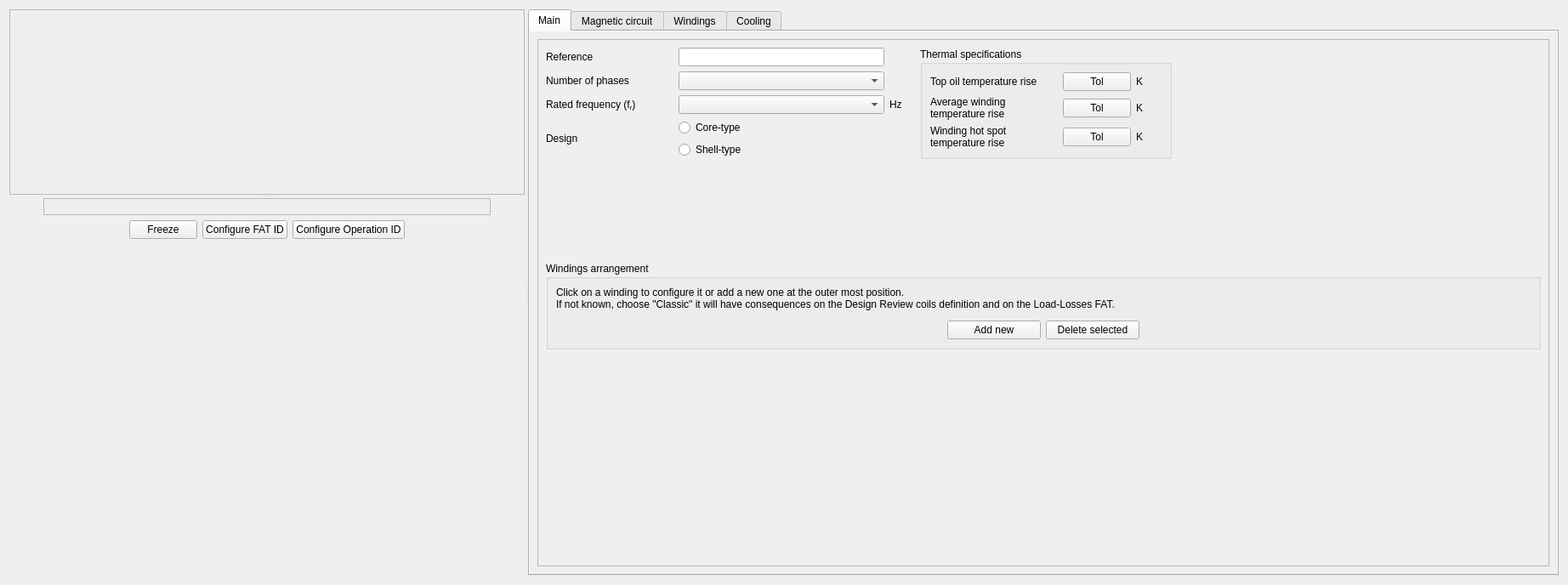
<?xml version="1.0" encoding="UTF-8"?>
<ui version="4.0">
 <class>Form</class>
 <widget class="QWidget" name="Form">
  <property name="geometry">
   <rect>
    <x>0</x>
    <y>0</y>
    <width>1844</width>
    <height>688</height>
   </rect>
  </property>
  <property name="windowTitle">
   <string>Form</string>
  </property>
  <layout class="QVBoxLayout" name="verticalLayout_13">
   <item>
    <widget class="QSplitter" name="ui_splitter_main">
     <property name="orientation">
      <enum>Qt::Horizontal</enum>
     </property>
     <widget class="QSplitter" name="ui_splitter_tfo">
      <property name="orientation">
       <enum>Qt::Vertical</enum>
      </property>
      <widget class="QFrame" name="ui_frame_displayTfo">
       <property name="sizePolicy">
        <sizepolicy hsizetype="Preferred" vsizetype="Expanding">
         <horstretch>0</horstretch>
         <verstretch>0</verstretch>
        </sizepolicy>
       </property>
       <property name="frameShape">
        <enum>QFrame::StyledPanel</enum>
       </property>
       <property name="frameShadow">
        <enum>QFrame::Raised</enum>
       </property>
      </widget>
      <widget class="QWidget" name="layoutWidget">
       <layout class="QVBoxLayout" name="verticalLayout_6">
        <item>
         <layout class="QHBoxLayout" name="horizontalLayout_5">
          <item>
           <spacer name="horizontalSpacer_4">
            <property name="orientation">
             <enum>Qt::Horizontal</enum>
            </property>
            <property name="sizeType">
             <enum>QSizePolicy::Minimum</enum>
            </property>
            <property name="sizeHint" stdset="0">
             <size>
              <width>40</width>
              <height>20</height>
             </size>
            </property>
           </spacer>
          </item>
          <item>
           <widget class="QFrame" name="ui_frame_lgdTfo">
            <property name="sizePolicy">
             <sizepolicy hsizetype="Minimum" vsizetype="Minimum">
              <horstretch>0</horstretch>
              <verstretch>0</verstretch>
             </sizepolicy>
            </property>
            <property name="frameShape">
             <enum>QFrame::StyledPanel</enum>
            </property>
            <property name="frameShadow">
             <enum>QFrame::Raised</enum>
            </property>
           </widget>
          </item>
          <item>
           <spacer name="horizontalSpacer_5">
            <property name="orientation">
             <enum>Qt::Horizontal</enum>
            </property>
            <property name="sizeType">
             <enum>QSizePolicy::Minimum</enum>
            </property>
            <property name="sizeHint" stdset="0">
             <size>
              <width>40</width>
              <height>20</height>
             </size>
            </property>
           </spacer>
          </item>
         </layout>
        </item>
        <item>
         <layout class="QHBoxLayout" name="horizontalLayout_14">
          <item>
           <spacer name="horizontalSpacer_15">
            <property name="orientation">
             <enum>Qt::Horizontal</enum>
            </property>
            <property name="sizeHint" stdset="0">
             <size>
              <width>40</width>
              <height>20</height>
             </size>
            </property>
           </spacer>
          </item>
          <item>
           <widget class="QPushButton" name="ui_btn_freeze">
            <property name="text">
             <string>Freeze</string>
            </property>
            <property name="iconSize">
             <size>
              <width>40</width>
              <height>40</height>
             </size>
            </property>
           </widget>
          </item>
          <item>
           <widget class="QPushButton" name="ui_btn_fat_id">
            <property name="text">
             <string>Configure FAT ID</string>
            </property>
            <property name="iconSize">
             <size>
              <width>40</width>
              <height>40</height>
             </size>
            </property>
           </widget>
          </item>
          <item>
           <widget class="QPushButton" name="ui_btn_ope_id">
            <property name="text">
             <string>Configure Operation ID</string>
            </property>
            <property name="iconSize">
             <size>
              <width>40</width>
              <height>40</height>
             </size>
            </property>
           </widget>
          </item>
          <item>
           <spacer name="horizontalSpacer_16">
            <property name="orientation">
             <enum>Qt::Horizontal</enum>
            </property>
            <property name="sizeHint" stdset="0">
             <size>
              <width>40</width>
              <height>20</height>
             </size>
            </property>
           </spacer>
          </item>
         </layout>
        </item>
        <item>
         <spacer name="verticalSpacer_4">
          <property name="orientation">
           <enum>Qt::Vertical</enum>
          </property>
          <property name="sizeHint" stdset="0">
           <size>
            <width>93</width>
            <height>13</height>
           </size>
          </property>
         </spacer>
        </item>
       </layout>
      </widget>
     </widget>
     <widget class="QTabWidget" name="ui_tabWidget">
      <property name="autoFillBackground">
       <bool>true</bool>
      </property>
      <property name="currentIndex">
       <number>0</number>
      </property>
      <widget class="QWidget" name="ui_wdg_main">
       <property name="autoFillBackground">
        <bool>true</bool>
       </property>
       <attribute name="title">
        <string>Main</string>
       </attribute>
       <layout class="QVBoxLayout" name="verticalLayout_10">
        <item>
         <widget class="QScrollArea" name="scrollArea">
          <property name="autoFillBackground">
           <bool>true</bool>
          </property>
          <property name="widgetResizable">
           <bool>true</bool>
          </property>
          <widget class="QWidget" name="scrollAreaWidgetContents">
           <property name="geometry">
            <rect>
             <x>0</x>
             <y>0</y>
             <width>1195</width>
             <height>621</height>
            </rect>
           </property>
           <property name="autoFillBackground">
            <bool>true</bool>
           </property>
           <layout class="QVBoxLayout" name="verticalLayout_9">
            <item>
             <layout class="QHBoxLayout" name="horizontalLayout_2">
              <item>
               <layout class="QVBoxLayout" name="verticalLayout">
                <item>
                 <layout class="QGridLayout" name="gridLayout">
                  <item row="2" column="2">
                   <widget class="QLabel" name="label_7">
                    <property name="minimumSize">
                     <size>
                      <width>30</width>
                      <height>0</height>
                     </size>
                    </property>
                    <property name="text">
                     <string>Hz</string>
                    </property>
                   </widget>
                  </item>
                  <item row="1" column="0">
                   <widget class="QLabel" name="label_3">
                    <property name="text">
                     <string>Number of phases</string>
                    </property>
                   </widget>
                  </item>
                  <item row="0" column="1">
                   <widget class="QLineEdit" name="ui_le_reference"/>
                  </item>
                  <item row="0" column="0">
                   <widget class="QLabel" name="label_2">
                    <property name="minimumSize">
                     <size>
                      <width>150</width>
                      <height>0</height>
                     </size>
                    </property>
                    <property name="text">
                     <string>Reference</string>
                    </property>
                   </widget>
                  </item>
                  <item row="1" column="1">
                   <widget class="QComboBox" name="ui_cb_nbrePhases"/>
                  </item>
                  <item row="2" column="0">
                   <widget class="QLabel" name="label_5">
                    <property name="text">
                     <string>&lt;html&gt;&lt;head/&gt;&lt;body&gt;&lt;p&gt;Rated frequency (f&lt;span style=&quot; vertical-align:sub;&quot;&gt;r&lt;/span&gt;)&lt;/p&gt;&lt;/body&gt;&lt;/html&gt;</string>
                    </property>
                   </widget>
                  </item>
                  <item row="2" column="1">
                   <widget class="QComboBox" name="ui_cb_frequency"/>
                  </item>
                  <item row="3" column="1">
                   <widget class="QRadioButton" name="ui_rbut_core">
                    <property name="text">
                     <string>Core-type</string>
                    </property>
                   </widget>
                  </item>
                  <item row="4" column="1">
                   <widget class="QRadioButton" name="ui_rbut_shell">
                    <property name="text">
                     <string>Shell-type</string>
                    </property>
                   </widget>
                  </item>
                  <item row="3" column="0" rowspan="2">
                   <widget class="QLabel" name="label_9">
                    <property name="text">
                     <string>Design</string>
                    </property>
                   </widget>
                  </item>
                 </layout>
                </item>
                <item>
                 <spacer name="verticalSpacer_5">
                  <property name="orientation">
                   <enum>Qt::Vertical</enum>
                  </property>
                  <property name="sizeHint" stdset="0">
                   <size>
                    <width>20</width>
                    <height>40</height>
                   </size>
                  </property>
                 </spacer>
                </item>
               </layout>
              </item>
              <item>
               <layout class="QVBoxLayout" name="verticalLayout_7">
                <item>
                 <widget class="QGroupBox" name="ui_grpBox_guarantee">
                  <property name="sizePolicy">
                   <sizepolicy hsizetype="Preferred" vsizetype="Minimum">
                    <horstretch>0</horstretch>
                    <verstretch>0</verstretch>
                   </sizepolicy>
                  </property>
                  <property name="title">
                   <string>Thermal specifications</string>
                  </property>
                  <layout class="QGridLayout" name="gridLayout_3">
                   <item row="2" column="2">
                    <widget class="QLabel" name="label_21">
                     <property name="text">
                      <string>&lt;html&gt;&lt;head/&gt;&lt;body&gt;&lt;p&gt;K&lt;/p&gt;&lt;/body&gt;&lt;/html&gt;</string>
                     </property>
                    </widget>
                   </item>
                   <item row="2" column="0">
                    <widget class="QLabel" name="label_20">
                     <property name="text">
                      <string>Winding hot spot
temperature rise</string>
                     </property>
                    </widget>
                   </item>
                   <item row="0" column="2">
                    <widget class="QLabel" name="label_17">
                     <property name="minimumSize">
                      <size>
                       <width>30</width>
                       <height>0</height>
                      </size>
                     </property>
                     <property name="text">
                      <string>&lt;html&gt;&lt;head/&gt;&lt;body&gt;&lt;p&gt;K&lt;/p&gt;&lt;/body&gt;&lt;/html&gt;</string>
                     </property>
                    </widget>
                   </item>
                   <item row="1" column="2">
                    <widget class="QLabel" name="label_19">
                     <property name="text">
                      <string>&lt;html&gt;&lt;head/&gt;&lt;body&gt;&lt;p&gt;K&lt;/p&gt;&lt;/body&gt;&lt;/html&gt;</string>
                     </property>
                    </widget>
                   </item>
                   <item row="0" column="0">
                    <widget class="QLabel" name="label_16">
                     <property name="minimumSize">
                      <size>
                       <width>150</width>
                       <height>0</height>
                      </size>
                     </property>
                     <property name="text">
                      <string>Top oil temperature rise</string>
                     </property>
                    </widget>
                   </item>
                   <item row="1" column="0">
                    <widget class="QLabel" name="label_18">
                     <property name="text">
                      <string>Average winding
temperature rise</string>
                     </property>
                    </widget>
                   </item>
                   <item row="0" column="1">
                    <widget class="QPushButton" name="ui_btn_tolerance_topOilGTR">
                     <property name="text">
                      <string>Tol</string>
                     </property>
                    </widget>
                   </item>
                   <item row="1" column="1">
                    <widget class="QPushButton" name="ui_btn_tolerance_aveWindGTR">
                     <property name="text">
                      <string>Tol</string>
                     </property>
                    </widget>
                   </item>
                   <item row="2" column="1">
                    <widget class="QPushButton" name="ui_btn_tolerance_hsGTR">
                     <property name="text">
                      <string>Tol</string>
                     </property>
                    </widget>
                   </item>
                  </layout>
                 </widget>
                </item>
                <item>
                 <spacer name="verticalSpacer_6">
                  <property name="orientation">
                   <enum>Qt::Vertical</enum>
                  </property>
                  <property name="sizeHint" stdset="0">
                   <size>
                    <width>20</width>
                    <height>40</height>
                   </size>
                  </property>
                 </spacer>
                </item>
               </layout>
              </item>
              <item>
               <spacer name="horizontalSpacer">
                <property name="orientation">
                 <enum>Qt::Horizontal</enum>
                </property>
                <property name="sizeHint" stdset="0">
                 <size>
                  <width>40</width>
                  <height>20</height>
                 </size>
                </property>
               </spacer>
              </item>
             </layout>
            </item>
            <item>
             <widget class="QGroupBox" name="ui_grpBox_windArr">
              <property name="title">
               <string>Windings arrangement</string>
              </property>
              <layout class="QVBoxLayout" name="verticalLayout_2">
               <item>
                <widget class="QLabel" name="label_27">
                 <property name="text">
                  <string>Click on a winding to configure it or add a new one at the outer most position.
If not known, choose &quot;Classic&quot; it will have consequences on the Design Review coils definition and on the Load-Losses FAT.</string>
                 </property>
                </widget>
               </item>
               <item>
                <widget class="QWidget" name="ui_wdg_windArr" native="true"/>
               </item>
               <item>
                <layout class="QHBoxLayout" name="horizontalLayout_6">
                 <item>
                  <spacer name="horizontalSpacer_6">
                   <property name="orientation">
                    <enum>Qt::Horizontal</enum>
                   </property>
                   <property name="sizeType">
                    <enum>QSizePolicy::MinimumExpanding</enum>
                   </property>
                   <property name="sizeHint" stdset="0">
                    <size>
                     <width>40</width>
                     <height>20</height>
                    </size>
                   </property>
                  </spacer>
                 </item>
                 <item>
                  <widget class="QPushButton" name="ui_btn_add">
                   <property name="minimumSize">
                    <size>
                     <width>110</width>
                     <height>0</height>
                    </size>
                   </property>
                   <property name="text">
                    <string>Add new</string>
                   </property>
                  </widget>
                 </item>
                 <item>
                  <widget class="QPushButton" name="ui_btn_delete">
                   <property name="minimumSize">
                    <size>
                     <width>110</width>
                     <height>0</height>
                    </size>
                   </property>
                   <property name="text">
                    <string>Delete selected</string>
                   </property>
                  </widget>
                 </item>
                 <item>
                  <spacer name="horizontalSpacer_7">
                   <property name="orientation">
                    <enum>Qt::Horizontal</enum>
                   </property>
                   <property name="sizeType">
                    <enum>QSizePolicy::MinimumExpanding</enum>
                   </property>
                   <property name="sizeHint" stdset="0">
                    <size>
                     <width>40</width>
                     <height>20</height>
                    </size>
                   </property>
                  </spacer>
                 </item>
                </layout>
               </item>
              </layout>
             </widget>
            </item>
            <item>
             <spacer name="verticalSpacer">
              <property name="orientation">
               <enum>Qt::Vertical</enum>
              </property>
              <property name="sizeType">
               <enum>QSizePolicy::Expanding</enum>
              </property>
              <property name="sizeHint" stdset="0">
               <size>
                <width>20</width>
                <height>216</height>
               </size>
              </property>
             </spacer>
            </item>
           </layout>
          </widget>
         </widget>
        </item>
       </layout>
      </widget>
      <widget class="QWidget" name="ui_wdg_mc">
       <property name="autoFillBackground">
        <bool>true</bool>
       </property>
       <attribute name="title">
        <string>Magnetic circuit</string>
       </attribute>
       <layout class="QVBoxLayout" name="verticalLayout_3">
        <item>
         <layout class="QHBoxLayout" name="horizontalLayout_3">
          <item>
           <layout class="QGridLayout" name="gridLayout_4">
            <item row="0" column="0">
             <widget class="QLabel" name="label_8">
              <property name="text">
               <string>Number of limbs</string>
              </property>
             </widget>
            </item>
            <item row="0" column="1">
             <widget class="QComboBox" name="ui_cb_nbreLimbs"/>
            </item>
           </layout>
          </item>
          <item>
           <spacer name="horizontalSpacer_2">
            <property name="orientation">
             <enum>Qt::Horizontal</enum>
            </property>
            <property name="sizeHint" stdset="0">
             <size>
              <width>40</width>
              <height>20</height>
             </size>
            </property>
           </spacer>
          </item>
         </layout>
        </item>
        <item>
         <spacer name="verticalSpacer_2">
          <property name="orientation">
           <enum>Qt::Vertical</enum>
          </property>
          <property name="sizeHint" stdset="0">
           <size>
            <width>20</width>
            <height>530</height>
           </size>
          </property>
         </spacer>
        </item>
       </layout>
      </widget>
      <widget class="QWidget" name="ui_wdg_windings">
       <property name="autoFillBackground">
        <bool>true</bool>
       </property>
       <attribute name="title">
        <string>Windings</string>
       </attribute>
       <layout class="QVBoxLayout" name="verticalLayout_11">
        <item>
         <widget class="QSplitter" name="ui_splitter_windings">
          <property name="orientation">
           <enum>Qt::Horizontal</enum>
          </property>
          <widget class="QListView" name="ui_list_wind">
           <property name="maximumSize">
            <size>
             <width>16777215</width>
             <height>16777215</height>
            </size>
           </property>
          </widget>
          <widget class="QFrame" name="ui_frame_windData">
           <property name="frameShape">
            <enum>QFrame::StyledPanel</enum>
           </property>
           <property name="frameShadow">
            <enum>QFrame::Raised</enum>
           </property>
          </widget>
         </widget>
        </item>
       </layout>
      </widget>
      <widget class="QWidget" name="ui_wdg_cooling">
       <property name="autoFillBackground">
        <bool>true</bool>
       </property>
       <attribute name="title">
        <string>Cooling</string>
       </attribute>
       <layout class="QHBoxLayout" name="horizontalLayout_13">
        <item>
         <layout class="QVBoxLayout" name="verticalLayout_12">
          <item>
           <layout class="QGridLayout" name="gridLayout_5">
            <item row="0" column="0">
             <widget class="QLabel" name="label_6">
              <property name="text">
               <string>Type of cooling</string>
              </property>
             </widget>
            </item>
            <item row="0" column="1">
             <layout class="QHBoxLayout" name="horizontalLayout">
              <item>
               <widget class="QComboBox" name="ui_cb_cool_refInt"/>
              </item>
              <item>
               <widget class="QComboBox" name="ui_cb_cool_refIntMode"/>
              </item>
              <item>
               <widget class="QComboBox" name="ui_cb_cool_refExt"/>
              </item>
              <item>
               <widget class="QComboBox" name="ui_cb_cool_refExtMode"/>
              </item>
              <item>
               <spacer name="horizontalSpacer_13">
                <property name="orientation">
                 <enum>Qt::Horizontal</enum>
                </property>
                <property name="sizeHint" stdset="0">
                 <size>
                  <width>40</width>
                  <height>20</height>
                 </size>
                </property>
               </spacer>
              </item>
             </layout>
            </item>
           </layout>
          </item>
          <item>
           <layout class="QHBoxLayout" name="horizontalLayout_12">
            <item>
             <widget class="QGroupBox" name="ui_grpBox_coolData">
              <property name="sizePolicy">
               <sizepolicy hsizetype="Preferred" vsizetype="Minimum">
                <horstretch>0</horstretch>
                <verstretch>0</verstretch>
               </sizepolicy>
              </property>
              <property name="title">
               <string>Cooling data</string>
              </property>
              <layout class="QGridLayout" name="gridLayout_2">
               <item row="3" column="0">
                <widget class="QLabel" name="ui_lbl_waterFlow">
                 <property name="text">
                  <string>Water flow per pump</string>
                 </property>
                </widget>
               </item>
               <item row="1" column="1">
                <widget class="QLineEdit" name="ui_le_oilFlow"/>
               </item>
               <item row="4" column="1">
                <widget class="QLineEdit" name="ui_le_bottomTR"/>
               </item>
               <item row="4" column="0">
                <widget class="QLabel" name="label_12">
                 <property name="text">
                  <string>Bottom oil temperature rise</string>
                 </property>
                </widget>
               </item>
               <item row="5" column="1">
                <widget class="QLineEdit" name="ui_le_ambientT"/>
               </item>
               <item row="1" column="0">
                <widget class="QLabel" name="ui_lbl_oilFlow">
                 <property name="text">
                  <string>Oil flow per pump</string>
                 </property>
                </widget>
               </item>
               <item row="5" column="2">
                <widget class="QLabel" name="label_15">
                 <property name="text">
                  <string>&lt;html&gt;&lt;head/&gt;&lt;body&gt;&lt;p&gt;°C&lt;/p&gt;&lt;/body&gt;&lt;/html&gt;</string>
                 </property>
                </widget>
               </item>
               <item row="0" column="0">
                <widget class="QLabel" name="ui_lbl_nbOilPumps">
                 <property name="minimumSize">
                  <size>
                   <width>150</width>
                   <height>0</height>
                  </size>
                 </property>
                 <property name="text">
                  <string>Number of oil pumps</string>
                 </property>
                </widget>
               </item>
               <item row="0" column="1">
                <widget class="QSpinBox" name="ui_spBox_nbOilPumps"/>
               </item>
               <item row="5" column="0">
                <widget class="QLabel" name="ui_lbl_ambientT">
                 <property name="text">
                  <string>Ambient temperature</string>
                 </property>
                </widget>
               </item>
               <item row="1" column="2">
                <widget class="QComboBox" name="ui_cb_oil_flow_unit"/>
               </item>
               <item row="4" column="2">
                <widget class="QLabel" name="label_13">
                 <property name="text">
                  <string>&lt;html&gt;&lt;head/&gt;&lt;body&gt;&lt;p&gt;K&lt;/p&gt;&lt;/body&gt;&lt;/html&gt;</string>
                 </property>
                </widget>
               </item>
               <item row="2" column="0">
                <widget class="QLabel" name="ui_lbl_nbWaterPumps">
                 <property name="minimumSize">
                  <size>
                   <width>150</width>
                   <height>0</height>
                  </size>
                 </property>
                 <property name="text">
                  <string>Number of water pumps</string>
                 </property>
                </widget>
               </item>
               <item row="2" column="1">
                <widget class="QSpinBox" name="ui_spBox_nbWaterPumps"/>
               </item>
               <item row="3" column="1">
                <widget class="QLineEdit" name="ui_le_waterFlow"/>
               </item>
               <item row="3" column="2">
                <widget class="QComboBox" name="ui_cb_water_flow_unit"/>
               </item>
              </layout>
             </widget>
            </item>
            <item>
             <spacer name="horizontalSpacer_14">
              <property name="orientation">
               <enum>Qt::Horizontal</enum>
              </property>
              <property name="sizeHint" stdset="0">
               <size>
                <width>37</width>
                <height>17</height>
               </size>
              </property>
             </spacer>
            </item>
           </layout>
          </item>
          <item>
           <layout class="QHBoxLayout" name="horizontalLayout_11">
            <item>
             <widget class="QGroupBox" name="ui_grpBox_method">
              <property name="title">
               <string>Coolers adjustment method</string>
              </property>
              <layout class="QGridLayout" name="gridLayout_7">
               <item row="0" column="0">
                <widget class="QRadioButton" name="ui_rbut_fans">
                 <property name="text">
                  <string>Fans modulation</string>
                 </property>
                </widget>
               </item>
               <item row="1" column="0">
                <widget class="QRadioButton" name="ui_rbut_subExchangers">
                 <property name="text">
                  <string>Sub-exchangers modulation</string>
                 </property>
                </widget>
               </item>
              </layout>
             </widget>
            </item>
            <item>
             <spacer name="horizontalSpacer_3">
              <property name="orientation">
               <enum>Qt::Horizontal</enum>
              </property>
              <property name="sizeHint" stdset="0">
               <size>
                <width>40</width>
                <height>20</height>
               </size>
              </property>
             </spacer>
            </item>
           </layout>
          </item>
          <item>
           <layout class="QHBoxLayout" name="horizontalLayout_10">
            <item>
             <widget class="QGroupBox" name="ui_grpBox_power">
              <property name="title">
               <string>Power consumption</string>
              </property>
              <layout class="QGridLayout" name="gridLayout_6">
               <item row="0" column="0">
                <widget class="QLabel" name="ui_lbl_ambientT_2">
                 <property name="text">
                  <string>For 1 pump</string>
                 </property>
                </widget>
               </item>
               <item row="0" column="1">
                <widget class="QLineEdit" name="ui_le_powerPump">
                 <property name="text">
                  <string>0.0</string>
                 </property>
                </widget>
               </item>
               <item row="0" column="2">
                <widget class="QLabel" name="label_22">
                 <property name="text">
                  <string>W</string>
                 </property>
                </widget>
               </item>
               <item row="1" column="0">
                <widget class="QLabel" name="ui_lbl_ambientT_3">
                 <property name="text">
                  <string>For 1 fan</string>
                 </property>
                </widget>
               </item>
               <item row="1" column="1">
                <widget class="QLineEdit" name="ui_le_powerFan">
                 <property name="text">
                  <string>0.0</string>
                 </property>
                </widget>
               </item>
               <item row="1" column="2">
                <widget class="QLabel" name="label_23">
                 <property name="text">
                  <string>W</string>
                 </property>
                </widget>
               </item>
              </layout>
             </widget>
            </item>
            <item>
             <spacer name="horizontalSpacer_12">
              <property name="orientation">
               <enum>Qt::Horizontal</enum>
              </property>
              <property name="sizeHint" stdset="0">
               <size>
                <width>40</width>
                <height>20</height>
               </size>
              </property>
             </spacer>
            </item>
           </layout>
          </item>
          <item>
           <spacer name="verticalSpacer_7">
            <property name="orientation">
             <enum>Qt::Vertical</enum>
            </property>
            <property name="sizeHint" stdset="0">
             <size>
              <width>20</width>
              <height>40</height>
             </size>
            </property>
           </spacer>
          </item>
         </layout>
        </item>
        <item>
         <layout class="QVBoxLayout" name="verticalLayout_8">
          <item>
           <widget class="QGroupBox" name="ui_grpBox_fansModulation">
            <property name="title">
             <string>Cooling stage definition - Fans modulation</string>
            </property>
            <layout class="QVBoxLayout" name="verticalLayout_4">
             <item>
              <widget class="QWidget" name="ui_widget_FM" native="true">
               <property name="sizePolicy">
                <sizepolicy hsizetype="Preferred" vsizetype="MinimumExpanding">
                 <horstretch>0</horstretch>
                 <verstretch>0</verstretch>
                </sizepolicy>
               </property>
              </widget>
             </item>
             <item>
              <layout class="QHBoxLayout" name="horizontalLayout_4">
               <item>
                <widget class="QPushButton" name="ui_btn_new_FM">
                 <property name="text">
                  <string>New</string>
                 </property>
                </widget>
               </item>
               <item>
                <widget class="QPushButton" name="ui_btn_delete_FM">
                 <property name="text">
                  <string>Delete last</string>
                 </property>
                </widget>
               </item>
               <item>
                <spacer name="horizontalSpacer_8">
                 <property name="orientation">
                  <enum>Qt::Horizontal</enum>
                 </property>
                 <property name="sizeHint" stdset="0">
                  <size>
                   <width>40</width>
                   <height>20</height>
                  </size>
                 </property>
                </spacer>
               </item>
              </layout>
             </item>
             <item>
              <layout class="QHBoxLayout" name="horizontalLayout_7">
               <item>
                <layout class="QFormLayout" name="formLayout">
                 <item row="0" column="0">
                  <widget class="QLabel" name="ui_lbl_ambientT_4">
                   <property name="text">
                    <string>Total number of oil pumps</string>
                   </property>
                  </widget>
                 </item>
                 <item row="0" column="1">
                  <widget class="QSpinBox" name="ui_spBox_nbrePumps_FM"/>
                 </item>
                 <item row="1" column="0">
                  <widget class="QLabel" name="ui_lbl_ambientT_5">
                   <property name="text">
                    <string>Total number of air fans</string>
                   </property>
                  </widget>
                 </item>
                 <item row="1" column="1">
                  <widget class="QLineEdit" name="ui_le_nbreFans_FM">
                   <property name="enabled">
                    <bool>false</bool>
                   </property>
                  </widget>
                 </item>
                </layout>
               </item>
               <item>
                <spacer name="horizontalSpacer_9">
                 <property name="orientation">
                  <enum>Qt::Horizontal</enum>
                 </property>
                 <property name="sizeHint" stdset="0">
                  <size>
                   <width>37</width>
                   <height>17</height>
                  </size>
                 </property>
                </spacer>
               </item>
              </layout>
             </item>
            </layout>
           </widget>
          </item>
          <item>
           <widget class="QGroupBox" name="ui_grpBox_subExchangersModulation">
            <property name="title">
             <string>Cooling stage definition - Sub-exchangers modulation</string>
            </property>
            <layout class="QVBoxLayout" name="verticalLayout_5">
             <item>
              <widget class="QWidget" name="ui_widget_EM" native="true">
               <property name="sizePolicy">
                <sizepolicy hsizetype="Preferred" vsizetype="MinimumExpanding">
                 <horstretch>0</horstretch>
                 <verstretch>0</verstretch>
                </sizepolicy>
               </property>
              </widget>
             </item>
             <item>
              <layout class="QHBoxLayout" name="horizontalLayout_8">
               <item>
                <widget class="QPushButton" name="ui_btn_new_EM">
                 <property name="text">
                  <string>New</string>
                 </property>
                </widget>
               </item>
               <item>
                <widget class="QPushButton" name="ui_btn_delete_EM">
                 <property name="text">
                  <string>Delete last</string>
                 </property>
                </widget>
               </item>
               <item>
                <spacer name="horizontalSpacer_10">
                 <property name="orientation">
                  <enum>Qt::Horizontal</enum>
                 </property>
                 <property name="sizeHint" stdset="0">
                  <size>
                   <width>40</width>
                   <height>20</height>
                  </size>
                 </property>
                </spacer>
               </item>
              </layout>
             </item>
             <item>
              <layout class="QHBoxLayout" name="horizontalLayout_9">
               <item>
                <layout class="QFormLayout" name="formLayout_2">
                 <item row="0" column="0">
                  <widget class="QLabel" name="ui_lbl_ambientT_6">
                   <property name="text">
                    <string>Total number of air fans</string>
                   </property>
                  </widget>
                 </item>
                 <item row="0" column="1">
                  <widget class="QSpinBox" name="ui_spBox_nbreFans_EM"/>
                 </item>
                 <item row="1" column="0">
                  <widget class="QLabel" name="ui_lbl_ambientT_7">
                   <property name="text">
                    <string>Total number of sub-exchangers</string>
                   </property>
                  </widget>
                 </item>
                 <item row="1" column="1">
                  <widget class="QLineEdit" name="ui_le_nbreSubExchangers_EM">
                   <property name="enabled">
                    <bool>false</bool>
                   </property>
                  </widget>
                 </item>
                </layout>
               </item>
               <item>
                <spacer name="horizontalSpacer_11">
                 <property name="orientation">
                  <enum>Qt::Horizontal</enum>
                 </property>
                 <property name="sizeHint" stdset="0">
                  <size>
                   <width>37</width>
                   <height>17</height>
                  </size>
                 </property>
                </spacer>
               </item>
              </layout>
             </item>
            </layout>
           </widget>
          </item>
          <item>
           <spacer name="verticalSpacer_3">
            <property name="orientation">
             <enum>Qt::Vertical</enum>
            </property>
            <property name="sizeHint" stdset="0">
             <size>
              <width>20</width>
              <height>40</height>
             </size>
            </property>
           </spacer>
          </item>
         </layout>
        </item>
       </layout>
      </widget>
     </widget>
    </widget>
   </item>
  </layout>
 </widget>
 <tabstops>
  <tabstop>ui_tabWidget</tabstop>
  <tabstop>ui_le_reference</tabstop>
  <tabstop>ui_cb_nbrePhases</tabstop>
  <tabstop>ui_cb_frequency</tabstop>
  <tabstop>ui_rbut_core</tabstop>
  <tabstop>ui_rbut_shell</tabstop>
  <tabstop>ui_btn_add</tabstop>
  <tabstop>ui_btn_delete</tabstop>
  <tabstop>ui_cb_nbreLimbs</tabstop>
  <tabstop>ui_list_wind</tabstop>
  <tabstop>ui_cb_cool_refInt</tabstop>
  <tabstop>ui_cb_cool_refIntMode</tabstop>
  <tabstop>ui_cb_cool_refExt</tabstop>
  <tabstop>ui_cb_cool_refExtMode</tabstop>
  <tabstop>ui_spBox_nbOilPumps</tabstop>
  <tabstop>ui_le_oilFlow</tabstop>
  <tabstop>ui_cb_oil_flow_unit</tabstop>
  <tabstop>ui_spBox_nbWaterPumps</tabstop>
  <tabstop>ui_le_waterFlow</tabstop>
  <tabstop>ui_cb_water_flow_unit</tabstop>
  <tabstop>ui_le_bottomTR</tabstop>
  <tabstop>ui_le_ambientT</tabstop>
  <tabstop>ui_rbut_fans</tabstop>
  <tabstop>ui_rbut_subExchangers</tabstop>
  <tabstop>ui_le_powerPump</tabstop>
  <tabstop>ui_le_powerFan</tabstop>
  <tabstop>ui_btn_new_FM</tabstop>
  <tabstop>ui_btn_delete_FM</tabstop>
  <tabstop>ui_spBox_nbrePumps_FM</tabstop>
  <tabstop>ui_le_nbreFans_FM</tabstop>
  <tabstop>ui_btn_new_EM</tabstop>
  <tabstop>ui_btn_delete_EM</tabstop>
  <tabstop>ui_spBox_nbreFans_EM</tabstop>
  <tabstop>ui_le_nbreSubExchangers_EM</tabstop>
  <tabstop>scrollArea</tabstop>
 </tabstops>
 <resources/>
 <connections/>
</ui>
